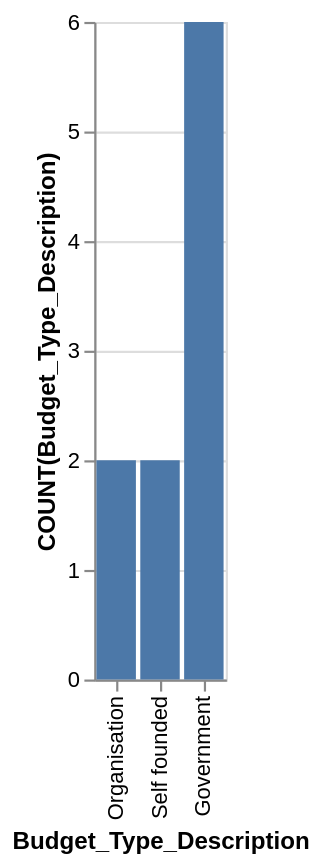

This figure's Vega-Lite source:
### Vega-Lite specification from a JSON file in a GitHub repository (floating-point values rounded to 4 significant figures)
{"data": {"values": [{"x_data": "Organisation", "y_data": 2}, {"x_data": "Self founded", "y_data": 2}, {"x_data": "Government", "y_data": 6}]}, "mark": "bar", "encoding": {"x": {"field": "x_data", "type": "nominal", "title": "Budget_Type_Description", "sort": {"op": "sum", "field": "y_data", "order": "ascending"}}, "y": {"field": "y_data", "type": "quantitative", "title": "COUNT(Budget_Type_Description)"}}}
